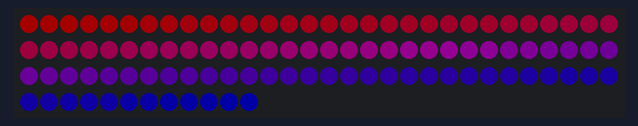
Simulated run of this sketch. Board: Arduino Uno, built with avr-gcc and run on an emulated ATmega328P. On the bench: 102 RGB LEDs in strip order, left to right, continuing on the next row. Dim RGB values are drawn brighter than linear; random numbers use the default seed unless the sketch sets one; what the sketch prints to the serial monitor is not drawn.

Above: at 0.4 s.
At 3.88 s:
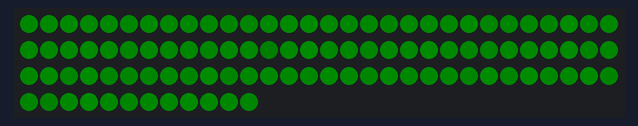
At 11.99 s:
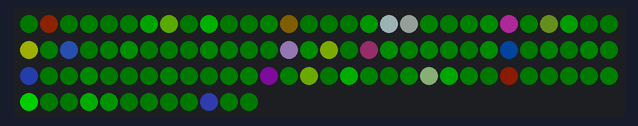
At 20.44 s:
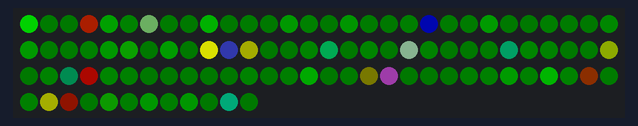
At 29.83 s:
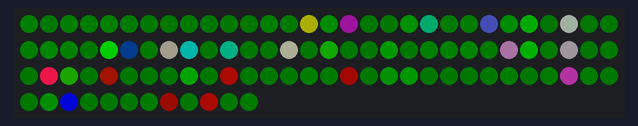
At 39.24 s:
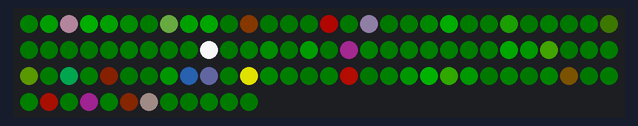

The sketch:

XmasTree.ino
```cpp
// Source location \\adam\U_DRIVE\_BACKED_UP\_Documents\Electronics\XmasTree
#include <FastLED.h>
#define NUM_LEDS 102
#define DATA_PIN 6
CRGB leds[NUM_LEDS];
void setup() {
  Serial.begin(9600);
  Serial.println("Boot");
  // put your setup code here, to run once:
  FastLED.addLeds<NEOPIXEL, DATA_PIN>(leds, NUM_LEDS);

  //  SetRandomLight;
  SetAllOff();
  delay(10); //Delay before getting going.
  BootUp();
  randomSeed(analogRead(0) + analogRead(1) + analogRead(2) + analogRead(3) + analogRead(4) + analogRead(5) + analogRead(6));
}


void loop() {
  // put your main code here, to run repeatedly:
  SingleDrift();
  FastLED.show();
  //delay(random(50));

}


void FadeAll(int x)
{
  for (int i = 0; i < NUM_LEDS; i++)
  {
    leds[i].subtractFromRGB(x);
  }
}


void SetRandomLight() {
  for (int i = 0; i < NUM_LEDS; i++)
  {
    leds[i].r = random(128);
    leds[i].g = random(128);
    leds[i].b = random(128);
    Serial.println(i);
  }
}

void SetAllOff()
{
  Serial.println("Blanking all.");
  for (int i = 0; i < NUM_LEDS; i++)
  {
    leds[i] = 0x000000;
    leds[i].r = 0;
    leds[i].g = 0;
    leds[i].b = 0;

    //Serial.println(i);
  }
  FastLED.show();

}


void SingleDrift() {
  int mini = 5;
  int maxi = 255;
  FastLED.setBrightness(maxi);
  for (int i = 0; i < NUM_LEDS; i++)
  {
    if (leds[i].r > 64) leds[i].r = leds[i].r - 8;
    if (leds[i].g > 64) leds[i].g = leds[i].g - 8;
    if (leds[i].b > 64) leds[i].b = leds[i].b - 8;

    int rnd = random(10);
    if (rnd == 1 && leds[i].r >= 2) leds[i].r = leds[i].r - 1;
    if (rnd == 2 && leds[i].g >= 2) leds[i].g = leds[i].g - 1;
    if (rnd == 3 && leds[i].b >= 2) leds[i].b = leds[i].b - 1;
    if (rnd == 4) leds[i].fadeToBlackBy(2);
    if (rnd == 5) leds[i].g++;
    //if (rnd == 6 && leds[i].g < 240) leds[i].g = leds[i].g + 1;
    //if (rnd == 7 && leds[i].b < 240) leds[i].b = leds[i].b + 1;
    if (leds[i].g < 2) leds[i].g = 2;
  }


  int i = random(NUM_LEDS);
  Serial.println(i);
  if (leds[i].r + leds[i].g + leds[i].b > 10) return; //If the LED is still bright, do not change it.
  if (random(100) > 80)
  {
    //Choose a colour
    int r = random(20);
    switch (r)
    {

      case 99:
        for (i = 0; i < NUM_LEDS; i++)
        {
          int x = leds[i].r;
          leds[i].r = leds[i].b;
          leds[i].b = x;
        }

      case 1:
      case 2:
      case 3:
        leds[i] = CRGB::Red;
        break;
      case 4:
      case 5:
      case 6:
        leds[i] = CRGB::Green;
        break;
      case 7:
        leds[i] = CRGB::Blue;
        break;
      case 8:
        leds[i].r = random(128, 255);
        leds[i].g = random(128, 255);
        leds[i].b = random(128, 255);
      case 9:
        leds[i] = CRGB::Yellow;
        break;
      case 10:
        leds[i] = CRGB::Crimson;
        break;
      case 12:
        leds[i] = CRGB::Aqua;
        break;
      case 13:
        leds[i] = CRGB::BlueViolet;
        break;
      case 14:
        leds[i] = CRGB::MidnightBlue;
        break;
      case 15:
        leds[i].setRGB( 255, 255, 255);
        break;

    }
  }

}

void BootUp()
{
  for (int i = 0; i < NUM_LEDS; i++)
  {
    leds[i].b = map(i, 0, NUM_LEDS, 0, 255);
    leds[i].r = map(i, NUM_LEDS, 0, 0, 255);
  }
  for (int pc = 0; pc < 100; pc++)
  {
    FastLED.setBrightness(pc);
    FastLED.show();
    delay(3);
  }
  for (int i = 0; i < NUM_LEDS; i++)
  {
    leds[i] = -leds[i];
    FastLED.show();
    delay(10);
  }

  for (int i = 0; i < NUM_LEDS; i++)
  {
    leds[i].setRGB( 0, 10, 0);

    FastLED.show();
    delay(10);
  }


}
```
